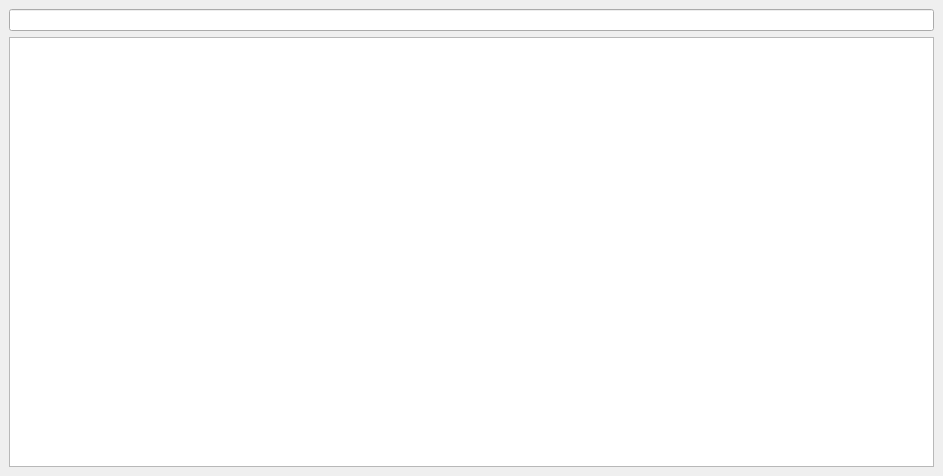
<?xml version="1.0" encoding="UTF-8"?>
<ui version="4.0">
 <class>uiMainWindow</class>
 <widget class="QMainWindow" name="uiMainWindow">
  <property name="geometry">
   <rect>
    <x>0</x>
    <y>0</y>
    <width>943</width>
    <height>476</height>
   </rect>
  </property>
  <property name="windowTitle">
   <string>MainWindow</string>
  </property>
  <widget class="QWidget" name="uiCentralWidget">
   <layout class="QHBoxLayout" name="horizontalLayout">
    <item>
     <layout class="QHBoxLayout" name="layout_main">
      <item>
       <layout class="QVBoxLayout" name="horisontallayout">
        <item>
         <widget class="QLineEdit" name="uiFilter"/>
        </item>
        <item>
         <widget class="QTreeView" name="uiTree"/>
        </item>
       </layout>
      </item>
     </layout>
    </item>
   </layout>
  </widget>
 </widget>
 <resources/>
 <connections/>
</ui>
